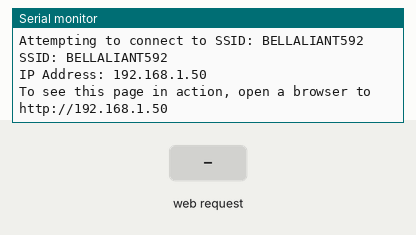
Bench run of a sketch on a simulated Arduino MKR. Shown: the last lines printed to the serial monitor. Inputs (shaded band) come from the test bench. WiFi joins after 1.5 s; servers stay silent unless stated.

Above: at 12.7 s.
12.8 s: HTTP request GET /H received
At 13.1 s:
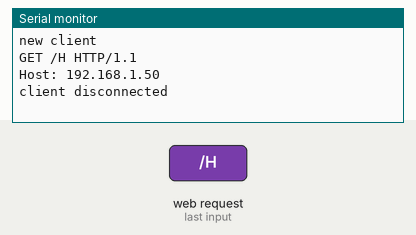
14.3 s: HTTP request GET /L received
At 15.5 s:
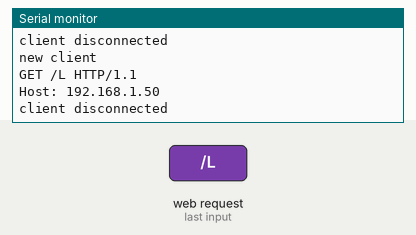

Measured:
- after the input at 12.8 s, the serial monitor: prints a new line at once (image 1)
- after the input at 14.3 s, the serial monitor: prints a new line at once (image 2)

The sketch:

WiFiWebClient.ino
```cpp
/*

  WiFi Web Server LED Blink

  A simple web server that lets you blink an LED via the web.

  This sketch will create a new access point (with no password).

  It will then launch a new server and print out the IP address

  to the Serial monitor. From there, you can open that address in a web browser

  to turn on and off the LED on pin 13.

  If the IP address of your board is yourAddress:

    http://yourAddress/H turns the LED on

    http://yourAddress/L turns it off

  created 25 Nov 2012

  by Tom Igoe

  adapted to WiFi AP by Adafruit

 */

#include <SPI.h>
#include <WiFiNINA.h>
#include "arduino_secrets.h"
///////please enter your sensitive data in the Secret tab/arduino_secrets.h
char ssid[] = SECRET_SSID;        // your network SSID (name)
char pass[] = SECRET_PASS;    // your network password (use for WPA, or use as key for WEP)
int keyIndex = 0;                // your network key Index number (needed only for WEP)

int led =  LED_BUILTIN;
int status = WL_IDLE_STATUS;

WiFiServer server(80);

void setup() {
  //Initialize serial and wait for port to open:
  Serial.begin(9600);
  while (!Serial) {
    ; // wait for serial port to connect. Needed for native USB port only
  }

  // check for the WiFi module:
  if (WiFi.status() == WL_NO_MODULE) {
    Serial.println("Communication with WiFi module failed!");
    // don't continue
    while (true);
  }

  String fv = WiFi.firmwareVersion();
  if (fv < WIFI_FIRMWARE_LATEST_VERSION) {
    Serial.println("Please upgrade the firmware");
  }

  // attempt to connect to WiFi network:
  while (status != WL_CONNECTED) {
    Serial.print("Attempting to connect to SSID: ");
    Serial.println(ssid);
    // Connect to WPA/WPA2 network. Change this line if using open or WEP network:
    status = WiFi.begin(ssid, pass);

    // wait 10 seconds for connection:
    delay(10000);
  }
  server.begin();
  // you're connected now, so print out the status:
  printWiFiStatus();
}

void loop() {

  // compare the previous status to the current status

  if (status != WiFi.status()) {

    // it has changed update the variable

    status = WiFi.status();

    if (status == WL_AP_CONNECTED) {

      // a device has connected to the AP

      Serial.println("Device connected to AP");

    } else {

      // a device has disconnected from the AP, and we are back in listening mode

      Serial.println("Device disconnected from AP");

    }

  }


  WiFiClient client = server.available();   // listen for incoming clients

  if (client) {                             // if you get a client,

    Serial.println("new client");           // print a message out the serial port

    String currentLine = "";                // make a String to hold incoming data from the client

    while (client.connected()) {            // loop while the client's connected

      if (client.available()) {             // if there's bytes to read from the client,

        char c = client.read();             // read a byte, then

        Serial.write(c);                    // print it out the serial monitor

        if (c == '\n') {                    // if the byte is a newline character

          // if the current line is blank, you got two newline characters in a row.

          // that's the end of the client HTTP request, so send a response:

          if (currentLine.length() == 0) {

            // HTTP headers always start with a response code (e.g. HTTP/1.1 200 OK)

            // and a content-type so the client knows what's coming, then a blank line:

            client.println("HTTP/1.1 200 OK");

            client.println("Content-type:text/html");

            client.println();

            // the content of the HTTP response follows the header:

            client.print("Click <a href=\"/H\">here</a> turn the LED on<br>");

            client.print("Click <a href=\"/L\">here</a> turn the LED off<br>");

            // The HTTP response ends with another blank line:

            client.println();

            // break out of the while loop:

            break;

          }

          else {      // if you got a newline, then clear currentLine:

            currentLine = "";

          }

        }

        else if (c != '\r') {    // if you got anything else but a carriage return character,

          currentLine += c;      // add it to the end of the currentLine

        }

        // Check to see if the client request was "GET /H" or "GET /L":

        if (currentLine.endsWith("GET /H")) {

          digitalWrite(led, HIGH);               // GET /H turns the LED on

        }

        if (currentLine.endsWith("GET /L")) {

          digitalWrite(led, LOW);                // GET /L turns the LED off

        }

      }

    }

    // close the connection:

    client.stop();

    Serial.println("client disconnected");

  }
}

void printWiFiStatus() {

  // print the SSID of the network you're attached to:

  Serial.print("SSID: ");

  Serial.println(WiFi.SSID());

  // print your WiFi shield's IP address:

  IPAddress ip = WiFi.localIP();

  Serial.print("IP Address: ");

  Serial.println(ip);

  // print where to go in a browser:

  Serial.print("To see this page in action, open a browser to http://");

  Serial.println(ip);

}
```

arduino_secrets.h
```cpp
#define SECRET_SSID "BELLALIANT592"
#define SECRET_PASS "3152261581"
```
